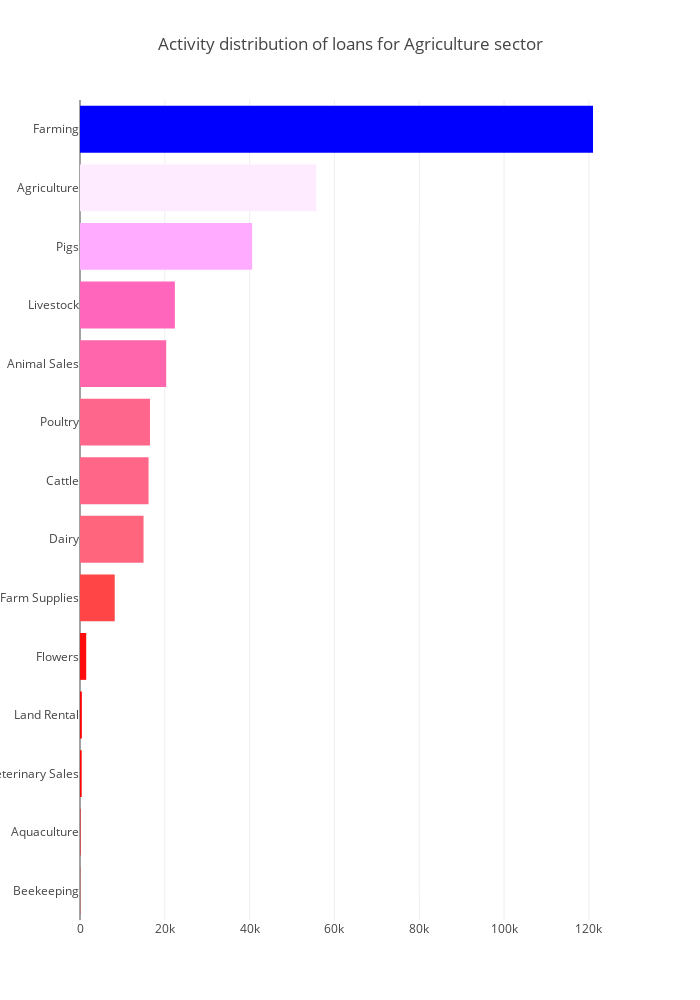

Write notebook code for a chart like this one.
### Code cell
sector_agriculture_srs = sector_agriculture_df['activity'].value_counts()
trace = go.Bar(
    y=sector_agriculture_srs.index[::-1],
    x=sector_agriculture_srs.values[::-1],
    orientation = 'h',
    marker=dict(
        color=sector_agriculture_srs.values[::-1],
        colorscale = 'Picnic',
        reversescale = True
    ),
)

layout = go.Layout(
    title='Activity distribution of loans for Agriculture sector',
    width=700,
    height=1000,
    )
data = [trace]
fig = go.Figure(data=data, layout=layout)
py.iplot(fig, filename="AgricultureActivityLoan")

### Figure 1 — Plotly figure (JSON) as saved in the notebook; plotly's stock layout.template omitted (floating-point values rounded to 4 significant figures)
{"data": [{"marker": {"color": [50, 108, 394, 433, 1464, 8188, 14982, 16166, 16507, 20329, 22368, 40592, 55746, 120967], "colorscale": "Picnic", "reversescale": true}, "orientation": "h", "type": "bar", "x": [50, 108, 394, 433, 1464, 8188, 14982, 16166, 16507, 20329, 22368, 40592, 55746, 120967], "y": ["Beekeeping", "Aquaculture", "Veterinary Sales", "Land Rental", "Flowers", "Farm Supplies", "Dairy", "Cattle", "Poultry", "Animal Sales", "Livestock", "Pigs", "Agriculture", "Farming"]}], "layout": {"height": 1000, "title": "Activity distribution of loans for Agriculture sector", "width": 700}}
